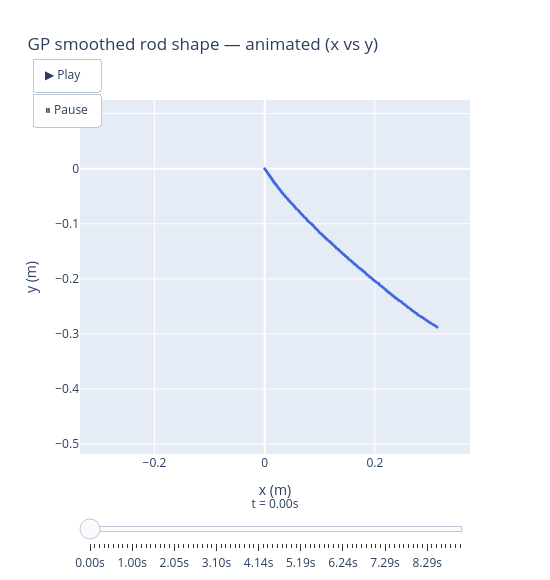
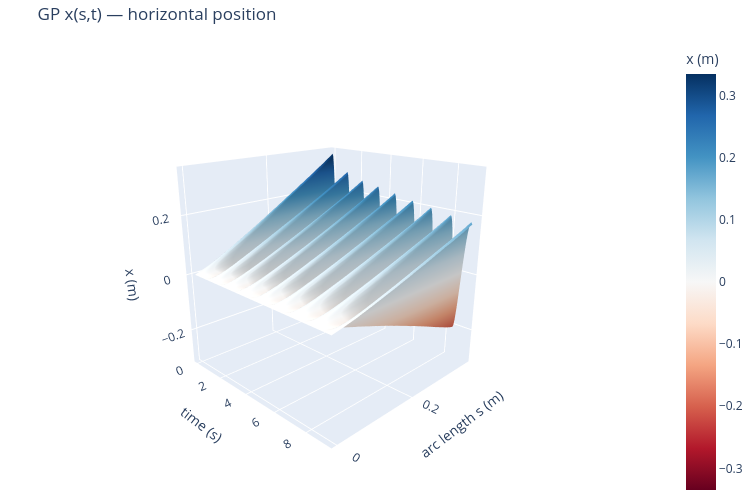
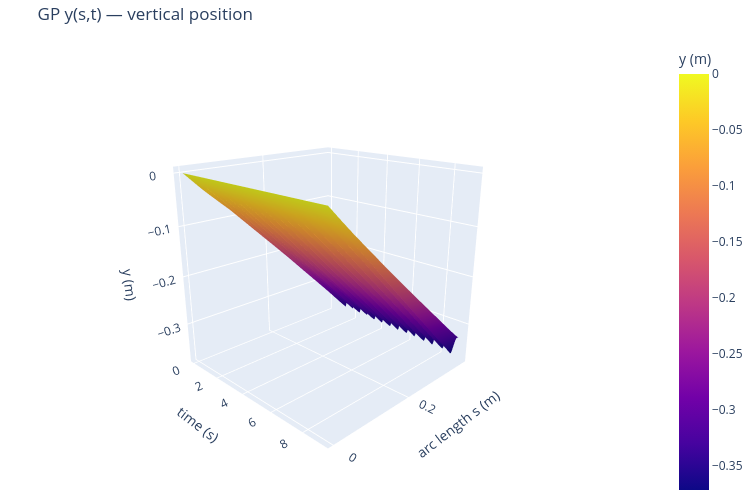

The notebook cell saved with these charts, in order:
### Code cell
import plotly.graph_objects as go

# ── 1. Animated rod shape: physical x vs y at each frame ─────────────────
_anim_idx = np.linspace(0, n_frames - 1, 80, dtype=int)

print(f'Visualization summary:')
print(f'  Animation : {len(_anim_idx)} frames × {N_TRAIN_PTS} nodes = {len(_anim_idx)*N_TRAIN_PTS} points')

frames = []
for _i in _anim_idx:
    frames.append(go.Frame(
        data=[go.Scatter(x=x_gp_all[_i], y=y_gp_all[_i],
                         mode='lines+markers',
                         line=dict(color='royalblue', width=2),
                         marker=dict(size=3, color='royalblue'))],
        name=str(_i),
        layout=go.Layout(title_text=f'GP rod shape — t = {t_raw[_i]:.2f} s')
    ))

_x_range = [x_gp_all.min() * 1.1, x_gp_all.max() * 1.1]
_y_range = [y_gp_all.min() * 1.1, 0.02]

fig_anim = go.Figure(
    data=[go.Scatter(x=x_gp_all[0], y=y_gp_all[0],
                     mode='lines+markers',
                     line=dict(color='royalblue', width=2),
                     marker=dict(size=3))],
    layout=go.Layout(
        title='GP smoothed rod shape — animated (x vs y)',
        xaxis=dict(title='x (m)', range=_x_range, constrain='domain'),
        yaxis=dict(title='y (m)', range=_y_range, scaleanchor='x', scaleratio=1),
        updatemenus=[dict(
            type='buttons', showactive=False, y=1.12, x=0.05,
            buttons=[
                dict(label='▶ Play', method='animate',
                     args=[None, dict(frame=dict(duration=30, redraw=True),
                                      fromcurrent=True, mode='immediate')]),
                dict(label='⏸ Pause', method='animate',
                     args=[[None], dict(frame=dict(duration=0), mode='immediate')])
            ])],
        sliders=[dict(
            steps=[dict(args=[[f.name], dict(frame=dict(duration=0), mode='immediate')],
                        method='animate',
                        label=f'{t_raw[int(f.name)]:.2f}s') for f in frames],
            x=0.0, len=1.0, y=-0.05,
            currentvalue=dict(prefix='t = ', visible=True, xanchor='center'))],
        width=550, height=580
    ),
    frames=frames
)
fig_anim.show()

# ── 2. x(s,t) and y(s,t) surfaces with proper 1D axes ───────────────────
_stride    = 1
_fr        = np.arange(0, n_frames, _stride)
_node_step = 2
_nodes     = np.arange(0, N_TRAIN_PTS, _node_step)
_t_ax      = t_raw[_fr]                           # 1D (n_t,)
_s_ax      = np.linspace(0, L0, len(_nodes))      # 1D (n_s,)
_X         = x_gp_all[_fr, :][:, _nodes].T        # (n_s, n_t)
_Y         = y_gp_all[_fr, :][:, _nodes].T        # (n_s, n_t)

print(f'  x(s,t) surface: {len(_fr)} time pts (stride={_stride}) × '
      f'{len(_nodes)} spatial nodes (stride={_node_step}) = {_X.size} points')
print(f'  y(s,t) surface: same grid = {_Y.size} points')

for Z, cs, lbl, title in [
    (_X, 'RdBu',   'x (m)', 'GP x(s,t) — horizontal position'),
    (_Y, 'plasma', 'y (m)', 'GP y(s,t) — vertical position'),
]:
    kw = dict(cmid=0) if cs == 'RdBu' else {}
    fig = go.Figure(go.Surface(
        x=_t_ax, y=_s_ax, z=Z,
        colorscale=cs, colorbar=dict(title=lbl), **kw
    ))
    fig.update_layout(
        title=title,
        scene=dict(
            xaxis_title='time (s)',
            yaxis_title='arc length s (m)',
            zaxis_title=lbl,
            camera=dict(eye=dict(x=1.8, y=-1.8, z=0.9))
        ),
        width=750, height=500, margin=dict(l=0, r=0, t=40, b=0)
    )
    fig.show()

### Figure 1 — Plotly figure (JSON) as saved in the notebook; plotly's stock layout.template omitted (floating-point values rounded to 4 significant figures)
{"data": [{"line": {"color": "royalblue", "width": 2}, "marker": {"size": 3}, "mode": "lines+markers", "type": "scatter", "x": [0.0, 0.002398, 0.004795, 0.007193, 0.00959, 0.01199, 0.01439, 0.01678, 0.01918, 0.02207, 0.02444, 0.02742, 0.02987, 0.03247, 0.03529, 0.0378, 0.0411, 0.04346, 0.04608, 0.04922, 0.05241, 0.05489, 0.05739, 0.06128, 0.06367, 0.06638, 0.06914, 0.07154, 0.07539, 0.07749, 0.08055, 0.08462, 0.08744, 0.08997, 0.09262, 0.09593, 0.09863, 0.1019, 0.1051, 0.1078, 0.1109, 0.1139, 0.1175, 0.1205, 0.1231, 0.1274, 0.1299, 0.1339, 0.1366, 0.14, 0.1431, 0.1462, 0.1496, 0.1522, 0.156, 0.1592, 0.1623, 0.1658, 0.1689, 0.1723, 0.1762, 0.1791, 0.1828, 0.1855, 0.1893, 0.1922, 0.1956, 0.1988, 0.2022, 0.2066, 0.209, 0.2128, 0.2161, 0.2193, 0.2223, 0.2255, 0.2295, 0.2325, 0.2359, 0.2395, 0.243, 0.2473, 0.2504, 0.2538, 0.2572, 0.2608, 0.2646, 0.2676, 0.2714, 0.2754, 0.2779, 0.2826, 0.2864, 0.2896, 0.2934, 0.2971, 0.3009, 0.3052, 0.3091, 0.3127], "y": [0.0, -0.003495, -0.00699, -0.01049, -0.01398, -0.01748, -0.02097, -0.02447, -0.02794, -0.03123, -0.03477, -0.03789, -0.04122, -0.04462, -0.04765, -0.05081, -0.05394, -0.05716, -0.06022, -0.06334, -0.06651, -0.06959, -0.07268, -0.07571, -0.07878, -0.08175, -0.0847, -0.08784, -0.09062, -0.09387, -0.09681, -0.09954, -0.1024, -0.1055, -0.1086, -0.1115, -0.1149, -0.1175, -0.1202, -0.1233, -0.1261, -0.129, -0.1318, -0.1343, -0.1372, -0.1409, -0.1439, -0.1466, -0.1496, -0.1524, -0.1552, -0.1581, -0.161, -0.164, -0.1667, -0.1696, -0.1725, -0.175, -0.178, -0.1806, -0.1834, -0.1862, -0.189, -0.1919, -0.1946, -0.1974, -0.2003, -0.203, -0.2058, -0.2082, -0.2113, -0.2141, -0.2166, -0.2195, -0.2225, -0.2251, -0.2278, -0.2306, -0.2332, -0.2361, -0.2387, -0.2413, -0.244, -0.2468, -0.2494, -0.2521, -0.2546, -0.2575, -0.26, -0.2623, -0.2653, -0.2677, -0.2701, -0.2726, -0.275, -0.2776, -0.2803, -0.2824, -0.2848, -0.2873]}], "layout": {"height": 580, "sliders": [{"currentvalue": {"prefix": "t = ", "visible": true, "xanchor": "center"}, "len": 1, "steps": [{"args": [["0"], {"frame": {"duration": 0}, "mode": "immediate"}], "label": "0.00s", "method": "animate"}, {"args": [["2"], {"frame": {"duration": 0}, "mode": "immediate"}], "label": "0.10s", "method": "animate"}, {"args": [["4"], {"frame": {"duration": 0}, "mode": "immediate"}], "label": "0.19s", "method": "animate"}, {"args": [["7"], {"frame": {"duration": 0}, "mode": "immediate"}], "label": "0.33s", "method": "animate"}, {"args": [["9"], {"frame": {"duration": 0}, "mode": "immediate"}], "label": "0.43s", "method": "animate"}, {"args": [["12"], {"frame": {"duration": 0}, "mode": "immediate"}], "label": "0.57s", "method": "animate"}, {"args": [["14"], {"frame": {"duration": 0}, "mode": "immediate"}], "label": "0.67s", "method": "animate"}, {"args": [["17"], {"frame": {"duration": 0}, "mode": "immediate"}], "label": "0.81s", "method": "animate"}, {"args": [["19"], {"frame": {"duration": 0}, "mode": "immediate"}], "label": "0.90s", "method": "animate"}, {"args": [["21"], {"frame": {"duration": 0}, "mode": "immediate"}], "label": "1.00s", "method": "animate"}, {"args": [["24"], {"frame": {"duration": 0}, "mode": "immediate"}], "label": "1.14s", "method": "animate"}, {"args": [["26"], {"frame": {"duration": 0}, "mode": "immediate"}], "label": "1.24s", "method": "animate"}, {"args": [["29"], {"frame": {"duration": 0}, "mode": "immediate"}], "label": "1.38s", "method": "animate"}, {"args": [["31"], {"frame": {"duration": 0}, "mode": "immediate"}], "label": "1.48s", "method": "animate"}, {"args": [["34"], {"frame": {"duration": 0}, "mode": "immediate"}], "label": "1.62s", "method": "animate"}, {"args": [["36"], {"frame": {"duration": 0}, "mode": "immediate"}], "label": "1.71s", "method": "animate"}, {"args": [["38"], {"frame": {"duration": 0}, "mode": "immediate"}], "label": "1.81s", "method": "animate"}, {"args": [["41"], {"frame": {"duration": 0}, "mode": "immediate"}], "label": "1.95s", "method": "animate"}, {"args": [["43"], {"frame": {"duration": 0}, "mode": "immediate"}], "label": "2.05s", "method": "animate"}, {"args": [["46"], {"frame": {"duration": 0}, "mode": "immediate"}], "label": "2.19s", "method": "animate"}, {"args": [["48"], {"frame": {"duration": 0}, "mode": "immediate"}], "label": "2.29s", "method": "animate"}, {"args": [["51"], {"frame": {"duration": 0}, "mode": "immediate"}], "label": "2.43s", "method": "animate"}, {"args": [["53"], {"frame": {"duration": 0}, "mode": "immediate"}], "label": "2.52s", "method": "animate"}, {"args": [["55"], {"frame": {"duration": 0}, "mode": "immediate"}], "label": "2.62s", "method": "animate"}, {"args": [["58"], {"frame": {"duration": 0}, "mode": "immediate"}], "label": "2.76s", "method": "animate"}, {"args": [["60"], {"frame": {"duration": 0}, "mode": "immediate"}], "label": "2.86s", "method": "animate"}, {"args": [["63"], {"frame": {"duration": 0}, "mode": "immediate"}], "label": "3.00s", "method": "animate"}, {"args": [["65"], {"frame": {"duration": 0}, "mode": "immediate"}], "label": "3.10s", "method": "animate"}, {"args": [["68"], {"frame": {"duration": 0}, "mode": "immediate"}], "label": "3.24s", "method": "animate"}, {"args": [["70"], {"frame": {"duration": 0}, "mode": "immediate"}], "label": "3.33s", "method": "animate"}, {"args": [["72"], {"frame": {"duration": 0}, "mode": "immediate"}], "label": "3.43s", "method": "animate"}, {"args": [["75"], {"frame": {"duration": 0}, "mode": "immediate"}], "label": "3.57s", "method": "animate"}, {"args": [["77"], {"frame": {"duration": 0}, "mode": "immediate"}], "label": "3.67s", "method": "animate"}, {"args": [["80"], {"frame": {"duration": 0}, "mode": "immediate"}], "label": "3.81s", "method": "animate"}, {"args": [["82"], {"frame": {"duration": 0}, "mode": "immediate"}], "label": "3.90s", "method": "animate"}, {"args": [["85"], {"frame": {"duration": 0}, "mode": "immediate"}], "label": "4.05s", "method": "animate"}, {"args": [["87"], {"frame": {"duration": 0}, "mode": "immediate"}], "label": "4.14s", "method": "animate"}, {"args": [["89"], {"frame": {"duration": 0}, "mode": "immediate"}], "label": "4.24s", "method": "animate"}, {"args": [["92"], {"frame": {"duration": 0}, "mode": "immediate"}], "label": "4.38s", "method": "animate"}, {"args": [["94"], {"frame": {"duration": 0}, "mode": "immediate"}], "label": "4.48s", "method": "animate"}, {"args": [["97"], {"frame": {"duration": 0}, "mode": "immediate"}], "label": "4.62s", "method": "animate"}, {"args": [["99"], {"frame": {"duration": 0}, "mode": "immediate"}], "label": "4.71s", "method": "animate"}, {"args": [["102"], {"frame": {"duration": 0}, "mode": "immediate"}], "label": "4.86s", "method": "animate"}, {"args": [["104"], {"frame": {"duration": 0}, "mode": "immediate"}], "label": "4.95s", "method": "animate"}, {"args": [["106"], {"frame": {"duration": 0}, "mode": "immediate"}], "label": "5.05s", "method": "animate"}, {"args": [["109"], {"frame": {"duration": 0}, "mode": "immediate"}], "label": "5.19s", "method": "animate"}, {"args": [["111"], {"frame": {"duration": 0}, "mode": "immediate"}], "label": "5.29s", "method": "animate"}, {"args": [["114"], {"frame": {"duration": 0}, "mode": "immediate"}], "label": "5.43s", "method": "animate"}, {"args": [["116"], {"frame": {"duration": 0}, "mode": "immediate"}], "label": "5.52s", "method": "animate"}, {"args": [["119"], {"frame": {"duration": 0}, "mode": "immediate"}], "label": "5.67s", "method": "animate"}, {"args": [["121"], {"frame": {"duration": 0}, "mode": "immediate"}], "label": "5.76s", "method": "animate"}, {"args": [["123"], {"frame": {"duration": 0}, "mode": "immediate"}], "label": "5.86s", "method": "animate"}, {"args": [["126"], {"frame": {"duration": 0}, "mode": "immediate"}], "label": "6.00s", "method": "animate"}, {"args": [["128"], {"frame": {"duration": 0}, "mode": "immediate"}], "label": "6.10s", "method": "animate"}, {"args": [["131"], {"frame": {"duration": 0}, "mode": "immediate"}], "label": "6.24s", "method": "animate"}, {"args": [["133"], {"frame": {"duration": 0}, "mode": "immediate"}], "label": "6.33s", "method": "animate"}, {"args": [["136"], {"frame": {"duration": 0}, "mode": "immediate"}], "label": "6.48s", "method": "animate"}, {"args": [["138"], {"frame": {"duration": 0}, "mode": "immediate"}], "label": "6.57s", "method": "animate"}, {"args": [["140"], {"frame": {"duration": 0}, "mode": "immediate"}], "label": "6.67s", "method": "animate"}, {"args": [["143"], {"frame": {"duration": 0}, "mode": "immediate"}], "label": "6.81s", "method": "animate"}, {"args": [["145"], {"frame": {"duration": 0}, "mode": "immediate"}], "label": "6.90s", "method": "animate"}, {"args": [["148"], {"frame": {"duration": 0}, "mode": "immediate"}], "label": "7.05s", "method": "animate"}, {"args": [["150"], {"frame": {"duration": 0}, "mode": "immediate"}], "label": "7.14s", "method": "animate"}, {"args": [["153"], {"frame": {"duration": 0}, "mode": "immediate"}], "label": "7.29s", "method": "animate"}, {"args": [["155"], {"frame": {"duration": 0}, "mode": "immediate"}], "label": "7.38s", "method": "animate"}, {"args": [["157"], {"frame": {"duration": 0}, "mode": "immediate"}], "label": "7.48s", "method": "animate"}, {"args": [["160"], {"frame": {"duration": 0}, "mode": "immediate"}], "label": "7.62s", "method": "animate"}, {"args": [["162"], {"frame": {"duration": 0}, "mode": "immediate"}], "label": "7.71s", "method": "animate"}, {"args": [["165"], {"frame": {"duration": 0}, "mode": "immediate"}], "label": "7.86s", "method": "animate"}, {"args": [["167"], {"frame": {"duration": 0}, "mode": "immediate"}], "label": "7.95s", "method": "animate"}, {"args": [["170"], {"frame": {"duration": 0}, "mode": "immediate"}], "label": "8.10s", "method": "animate"}, {"args": [["172"], {"frame": {"duration": 0}, "mode": "immediate"}], "label": "8.19s", "method": "animate"}, {"args": [["174"], {"frame": {"duration": 0}, "mode": "immediate"}], "label": "8.29s", "method": "animate"}, {"args": [["177"], {"frame": {"duration": 0}, "mode": "immediate"}], "label": "8.43s", "method": "animate"}, {"args": [["179"], {"frame": {"duration": 0}, "mode": "immediate"}], "label": "8.52s", "method": "animate"}, {"args": [["182"], {"frame": {"duration": 0}, "mode": "immediate"}], "label": "8.67s", "method": "animate"}, {"args": [["184"], {"frame": {"duration": 0}, "mode": "immediate"}], "label": "8.76s", "method": "animate"}, {"args": [["187"], {"frame": {"duration": 0}, "mode": "immediate"}], "label": "8.90s", "method": "animate"}, {"args": [["189"], {"frame": {"duration": 0}, "mode": "immediate"}], "label": "9.00s", "method": "animate"}, {"args": [["192"], {"frame": {"duration": 0}, "mode": "immediate"}], "label": "9.14s", "method": "animate"}], "x": 0, "y": -0.05}], "title": {"text": "GP smoothed rod shape — animated (x vs y)"}, "updatemenus": [{"buttons": [{"args": [null, {"frame": {"duration": 30, "redraw": true}, "fromcurrent": true, "mode": "immediate"}], "label": "▶ Play", "method": "animate"}, {"args": [[null], {"frame": {"duration": 0}, "mode": "immediate"}], "label": "⏸ Pause", "method": "animate"}], "showactive": false, "type": "buttons", "x": 0.05, "y": 1.12}], "width": 550, "xaxis": {"constrain": "domain", "range": [-0.3352, 0.3726], "title": {"text": "x (m)"}}, "yaxis": {"range": [-0.4132, 0.02], "scaleanchor": "x", "scaleratio": 1, "title": {"text": "y (m)"}}}}

### Figure 2 — Plotly figure (JSON) as saved in the notebook; plotly's stock layout.template omitted (floating-point values rounded to 4 significant figures; data arrays with more than 128 entries replaced by an {"elided": "..."} marker saying what was removed)
{"data": [{"cmid": 0, "colorbar": {"title": {"text": "x (m)"}}, "colorscale": [[0, "rgb(103,0,31)"], [0.1, "rgb(178,24,43)"], [0.2, "rgb(214,96,77)"], [0.3, "rgb(244,165,130)"], [0.4, "rgb(253,219,199)"], [0.5, "rgb(247,247,247)"], [0.6, "rgb(209,229,240)"], [0.7, "rgb(146,197,222)"], [0.8, "rgb(67,147,195)"], [0.9, "rgb(33,102,172)"], [1, "rgb(5,48,97)"]], "type": "surface", "x": {"elided": "193 float values"}, "y": [0.0, 0.007816, 0.01563, 0.02345, 0.03127, 0.03908, 0.0469, 0.05471, 0.06253, 0.07035, 0.07816, 0.08598, 0.0938, 0.1016, 0.1094, 0.1172, 0.1251, 0.1329, 0.1407, 0.1485, 0.1563, 0.1641, 0.172, 0.1798, 0.1876, 0.1954, 0.2032, 0.211, 0.2189, 0.2267, 0.2345, 0.2423, 0.2501, 0.2579, 0.2658, 0.2736, 0.2814, 0.2892, 0.297, 0.3048, 0.3127, 0.3205, 0.3283, 0.3361, 0.3439, 0.3517, 0.3596, 0.3674, 0.3752, 0.383], "z": {"elided": "50x193 float values"}}], "layout": {"height": 500, "margin": {"b": 0, "l": 0, "r": 0, "t": 40}, "scene": {"camera": {"eye": {"x": 1.8, "y": -1.8, "z": 0.9}}, "xaxis": {"title": {"text": "time (s)"}}, "yaxis": {"title": {"text": "arc length s (m)"}}, "zaxis": {"title": {"text": "x (m)"}}}, "title": {"text": "GP x(s,t) — horizontal position"}, "width": 750}}

### Figure 3 — Plotly figure (JSON) as saved in the notebook; plotly's stock layout.template omitted (floating-point values rounded to 4 significant figures; data arrays with more than 128 entries replaced by an {"elided": "..."} marker saying what was removed)
{"data": [{"colorbar": {"title": {"text": "y (m)"}}, "colorscale": [[0, "#0d0887"], [0.1111, "#46039f"], [0.2222, "#7201a8"], [0.3333, "#9c179e"], [0.4444, "#bd3786"], [0.5556, "#d8576b"], [0.6667, "#ed7953"], [0.7778, "#fb9f3a"], [0.8889, "#fdca26"], [1, "#f0f921"]], "type": "surface", "x": {"elided": "193 float values"}, "y": [0.0, 0.007816, 0.01563, 0.02345, 0.03127, 0.03908, 0.0469, 0.05471, 0.06253, 0.07035, 0.07816, 0.08598, 0.0938, 0.1016, 0.1094, 0.1172, 0.1251, 0.1329, 0.1407, 0.1485, 0.1563, 0.1641, 0.172, 0.1798, 0.1876, 0.1954, 0.2032, 0.211, 0.2189, 0.2267, 0.2345, 0.2423, 0.2501, 0.2579, 0.2658, 0.2736, 0.2814, 0.2892, 0.297, 0.3048, 0.3127, 0.3205, 0.3283, 0.3361, 0.3439, 0.3517, 0.3596, 0.3674, 0.3752, 0.383], "z": {"elided": "50x193 float values"}}], "layout": {"height": 500, "margin": {"b": 0, "l": 0, "r": 0, "t": 40}, "scene": {"camera": {"eye": {"x": 1.8, "y": -1.8, "z": 0.9}}, "xaxis": {"title": {"text": "time (s)"}}, "yaxis": {"title": {"text": "arc length s (m)"}}, "zaxis": {"title": {"text": "y (m)"}}}, "title": {"text": "GP y(s,t) — vertical position"}, "width": 750}}
